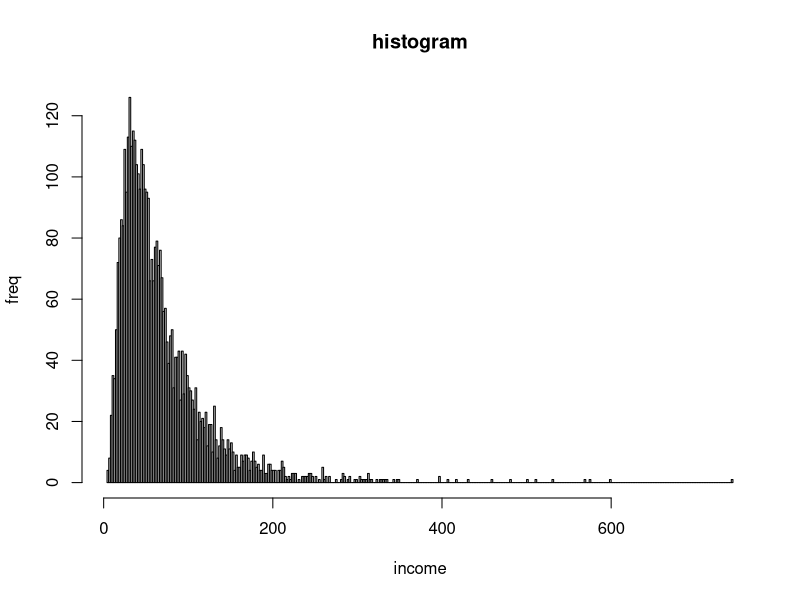

This figure's R source:
data(mtcars)
head(mtcars,6)
Income<-rlnorm(4000,meanlog=4,sdlog = 0.7)
hist(Income,breaks=500,xlab='income',ylab='freq', main='histogram')
